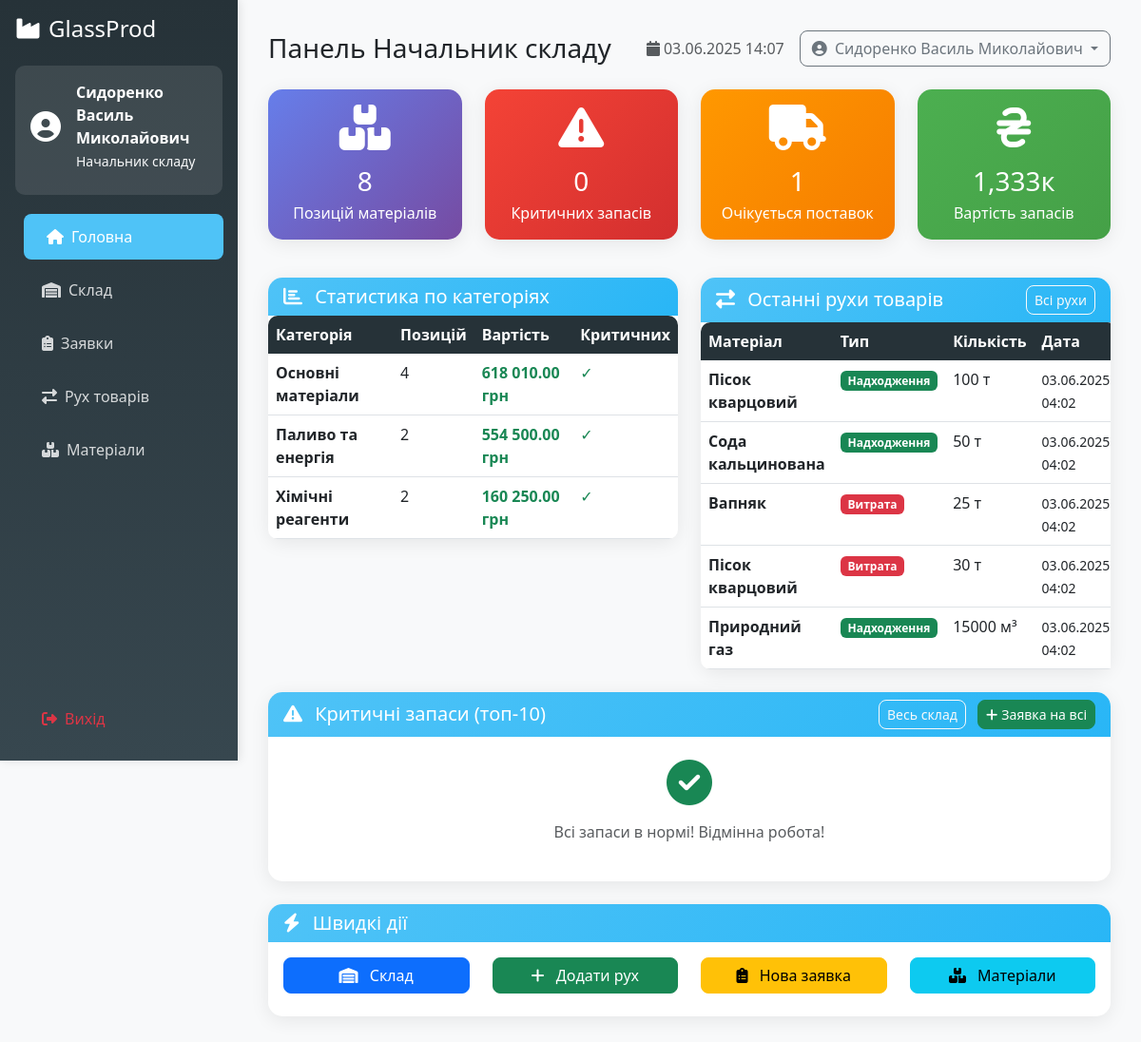
Page /dashboard/warehouse_keeper.php (signed in) on the committed database.
### tables this page shows
CREATE TABLE `users` (
  `id` int(11) NOT NULL,
  `username` varchar(50) NOT NULL,
  `password` varchar(255) NOT NULL,
  `email` varchar(100) NOT NULL,
  `full_name` varchar(100) NOT NULL,
  `role` enum('director','procurement_manager','warehouse_keeper','supplier') NOT NULL,
  `phone` varchar(20) DEFAULT NULL,
  `company_name` varchar(100) DEFAULT NULL,
  `created_at` timestamp NOT NULL DEFAULT current_timestamp(),
  `updated_at` timestamp NOT NULL DEFAULT current_timestamp() ON UPDATE current_timestamp(),
  `is_active` tinyint(1) DEFAULT 1
);

CREATE TABLE `stock_movements` (
  `id` int(11) NOT NULL,
  `material_id` int(11) NOT NULL,
  `movement_type` enum('in','out','adjustment') NOT NULL,
  `quantity` int(11) NOT NULL,
  `reference_type` enum('order','production','adjustment','manual') NOT NULL,
  `reference_id` int(11) DEFAULT NULL,
  `performed_by` int(11) NOT NULL,
  `movement_date` timestamp NOT NULL DEFAULT current_timestamp(),
  `notes` text DEFAULT NULL
);

CREATE TABLE `materials` (
  `id` int(11) NOT NULL,
  `name` varchar(100) NOT NULL,
  `category_id` int(11) DEFAULT NULL,
  `unit` varchar(20) NOT NULL,
  `min_stock_level` int(11) DEFAULT 0,
  `current_stock` int(11) DEFAULT 0,
  `price` decimal(10,2) DEFAULT 0.00,
  `supplier_id` int(11) DEFAULT NULL,
  `description` text DEFAULT NULL,
  `created_at` timestamp NOT NULL DEFAULT current_timestamp(),
  `updated_at` timestamp NOT NULL DEFAULT current_timestamp() ON UPDATE current_timestamp()
);

### dashboard/warehouse_keeper.php (the view, shortened to what the rows shown need)
<?php
require_once '../config/config.php';
require_once '../templates/dashboard_layout.php';
$stockMovement = new StockMovement($pdo);
$recentMovements = $stockMovement->getAllWithDetails(10);
?>
<div class="row">
    <div class="col-md-6 mb-4">
        <div class="card">
            <div class="card-body p-0">
                <div class="table-responsive">
                    <table class="table table-hover mb-0">
                        <thead>
                            <tr>
                                <th>Категорія</th>
                                <th>Позицій</th>
                                <th>Вартість</th>
                                <th>Критичних</th>
                            </tr>
                        </thead>
                    </table>
                </div>
            </div>
        </div>
    </div>
    <div class="col-md-6 mb-4">
        <div class="card">
            <div class="card-body p-0">
                <?php if (empty($recentMovements)): ?>
                    <div class="text-center py-4">
                        <i class="fas fa-history fa-3x text-muted mb-3"></i>
                        <p class="text-muted">Немає рухів товарів</p>
                    </div>
                <?php else: ?>
                    <div class="table-responsive">
                        <table class="table table-hover mb-0">
                            <thead>
                                <tr>
                                    <th>Матеріал</th>
                                    <th>Тип</th>
                                    <th>Кількість</th>
                                    <th>Дата</th>
                                </tr>
                            </thead>
                            <tbody>
                                <?php foreach (array_slice($recentMovements, 0, 5) as $movement): ?>
                                    <tr>
                                        <td>
                                            <strong><?= htmlspecialchars($movement['material_name']) ?></strong>
                                        </td>
                                        <td>
                                            <?php if ($movement['movement_type'] === 'in'): ?>
                                                <span class="badge bg-success">Надходження</span>
                                            <?php else: ?>
                                                <span class="badge bg-danger">Витрата</span>
                                            <?php endif; ?>
                                        </td>
                                        <td>
                                            <?= $movement['quantity'] ?> <?= htmlspecialchars($movement['material_unit']) ?>
                                        </td>
                                        <td>
                                            <small><?= formatDateTime($movement['movement_date']) ?></small>
                                        </td>
                                    </tr>
                                <?php endforeach; ?>
                            </tbody>
                        </table>
                    </div>
                <?php endif; ?>
            </div>
        </div>
    </div>
</div>
<?php
$content = ob_get_clean();
$additionalJS = "
// Функція створення заявки
function createRequest(materialId, materialName) {
    const quantity = prompt('Введіть кількість для замовлення ' + materialName + ':');
    if (quantity && !isNaN(quantity) && quantity > 0) {
        window.location.href = '" . BASE_URL . "/dashboard/requests.php?action=create&material_id=' + materialId + '&quantity=' + quantity;
    }
}
// Функція коригування запасів
function adjustStock(materialId, materialName) {
    const adjustment = prompt('Введіть коригування запасу для ' + materialName + ' (+ для збільшення, - для зменшення):');
    if (adjustment && !isNaN(adjustment) && adjustment != 0) {
        const notes = prompt('Причина коригування:') || '';
        // Відправка AJAX запиту
        fetch('" . BASE_URL . "/ajax/adjust_stock.php', {
            method: 'POST',
            headers: {
                'Content-Type': 'application/json',
            },
            body: JSON.stringify({
                material_id: materialId,
                adjustment: adjustment,
                notes: notes
            })
        })
        .then(response => response.json())
        .then(data => {
            if (data.success) {
                showAlert('Запас успішно скориговано', 'success');
                setTimeout(() => location.reload(), 1000);
            } else {
                showAlert('Помилка: ' + data.message, 'danger');
            }
        })
        .catch(error => {
            showAlert('Помилка при коригуванні запасу', 'danger');
        });
    }
}
// Функція масового створення заявок
function showBulkRequestModal() {
    if (confirm('Створити заявки на всі матеріали з критично низькими запасами?')) {
        window.location.href = '" . BASE_URL . "/dashboard/requests.php?action=bulk_create';
    }
}
";
renderDashboardLayout('Панель Начальник складу', 'warehouse_keeper', $content, '', $additionalJS);
?>

### templates/dashboard_layout.php (shortened to what the rows shown need)
<?php
function renderDashboardLayout($pageTitle, $userRole, $content, $additionalCSS = '', $additionalJS = '') {
    $user = getCurrentUser();
    $roleTitle = getRoleText($userRole);
    echo <<<HTML
<!DOCTYPE html>
<html lang="uk">
<head>
    <title>{$pageTitle} - {$roleTitle} - GlassProd</title>
    <link href="https://cdn.jsdelivr.net/npm/bootstrap@5.3.0/dist/css/bootstrap.min.css" rel="stylesheet">
    <link href="https://cdnjs.cloudflare.com/ajax/libs/font-awesome/6.4.0/css/all.min.css" rel="stylesheet">
        {$additionalCSS}
</head>
<body>
    <nav class="sidebar position-fixed top-0 start-0" style="width: 250px; z-index: 100;">
        <div class="p-3">
            <div class="user-info text-white">
                <div class="d-flex align-items-center mb-2">
                    <div>
                        <div class="fw-bold">{$user['full_name']}</div>
                        <small class="text-light">{$roleTitle}</small>
                    </div>
                </div>
            </div>
            <ul class="nav nav-pills flex-column">
HTML;
    echo <<<HTML
            </ul>
        </div>
        <div class="position-absolute bottom-0 start-0 w-100 p-3">
            <a href="/logout.php" class="nav-link text-danger">
                <i class="fas fa-sign-out-alt me-2"></i>Вихід
            </a>
        </div>
    </nav>
    <main class="main-content">
        <button class="btn btn-primary d-md-none mb-3" type="button" data-bs-toggle="offcanvas" data-bs-target="#sidebar">
            <i class="fas fa-bars"></i>
        </button>
        <div class="d-flex justify-content-between align-items-center mb-4">
            <h1 class="h3 mb-0">{$pageTitle}</h1>
            <div class="d-flex align-items-center">
                <span class="text-muted me-3">
                    <i class="fas fa-calendar me-1"></i>
HTML;
    echo <<<HTML
                </span>
                <div class="dropdown">
                    <button class="btn btn-outline-secondary dropdown-toggle" type="button" data-bs-toggle="dropdown">
                        <i class="fas fa-user-circle me-1"></i>
                        {$user['full_name']}
                    </button>
                </div>
            </div>
        </div>
        {$content}
    </main>
        {$additionalJS}
</body>
</html>
HTML;
}
?>

### rows in the picture
users: full_name "Сидоренко Василь Миколайович"
stock_movements: material.name "Пісок кварцовий", movement_type "Надходження", quantity "100", material.unit "т", movement_date "03.06.2025 04:02"
stock_movements: material.name "Сода кальцинована", movement_type "Надходження", quantity "50", material.unit "т", movement_date "03.06.2025 04:02"
stock_movements: material.name "Вапняк", movement_type "Витрата", quantity "25", material.unit "т", movement_date "03.06.2025 04:02"
stock_movements: material.name "Пісок кварцовий", movement_type "Витрата", quantity "30", material.unit "т", movement_date "03.06.2025 04:02"
stock_movements: material.name "Природний газ", movement_type "Надходження", quantity "15000", material.unit "м³", movement_date "03.06.2025 04:02"

### other values in the picture
$roleTitle "Начальник складу"
$title "Головна"
$title "Склад"
$title "Заявки"
$title "Рух товарів"
$title "Матеріали"
$pageTitle "Панель Начальник складу"
$totalMaterials "8"
$lowStockCount "0"
$pendingDeliveries "1"
$totalStockValue/1000 "1,333"
$stat['category_name'] "Основні матеріали"
$stat['materials_count'] "4"
formatMoney($stat['total_value']) "618 010.00 грн"
$stat['category_name'] "Паливо та енергія"
